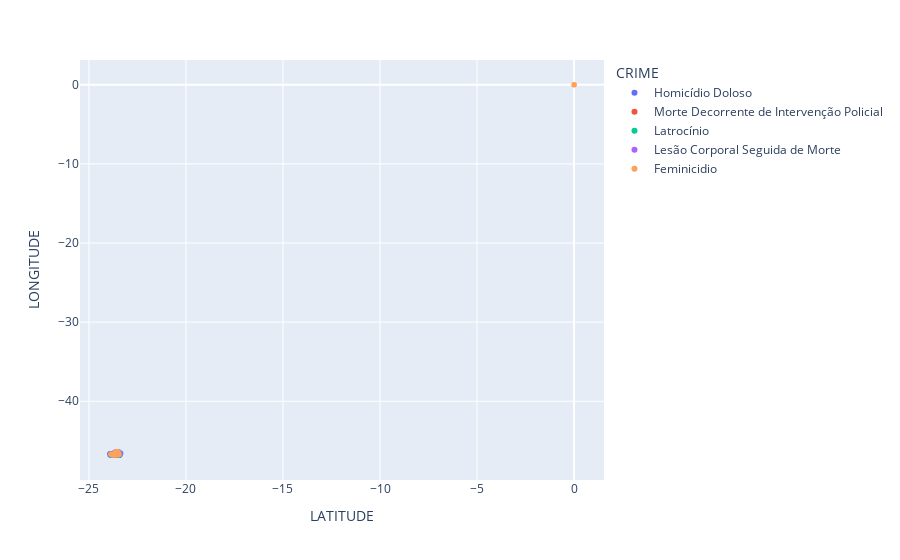

This figure's notebook cell:
### Code cell
fig = px.scatter(dfClean, x="LATITUDE", y="LONGITUDE",color='CRIME')

fig.show()

### Figure 1 — Plotly figure (JSON) as saved in the notebook; plotly's stock layout.template omitted (floating-point values rounded to 4 significant figures; data arrays with more than 128 entries replaced by an {"elided": "..."} marker saying what was removed)
{"data": [{"hovertemplate": "CRIME=Homicídio Doloso<br>LATITUDE=%{x}<br>LONGITUDE=%{y}<extra></extra>", "legendgroup": "Homicídio Doloso", "marker": {"color": "#636efa", "symbol": "circle"}, "mode": "markers", "name": "Homicídio Doloso", "showlegend": true, "type": "scattergl", "x": {"elided": "1299 float values"}, "xaxis": "x", "y": {"elided": "1299 float values"}, "yaxis": "y"}, {"hovertemplate": "CRIME=Morte Decorrente de Intervenção Policial<br>LATITUDE=%{x}<br>LONGITUDE=%{y}<extra></extra>", "legendgroup": "Morte Decorrente de Intervenção Policial", "marker": {"color": "#EF553B", "symbol": "circle"}, "mode": "markers", "name": "Morte Decorrente de Intervenção Policial", "showlegend": true, "type": "scattergl", "x": [-23.46, -23.56, -23.6, -23.65, -23.65, -23.59, -23.58, -23.68, -23.59, -23.61, -23.62, -23.58, -23.66, -23.49, -23.55, -23.62, -23.63, -23.64, -23.67, -23.54, -23.59, -23.55, -23.46, -23.6, -23.51, -23.56, -23.54, -23.51, -23.55, -23.55, -23.61, -23.46, -23.5, -23.5, -23.63, -23.48, -23.48, -23.54, -23.52, -23.61, -23.59, -23.43, -23.55, -23.64, -23.58, -23.63, -23.5, -23.61, -23.59, -23.57, -23.76, -23.65, -23.65, -23.53, -23.53, -23.53, -23.54, -23.64, -23.8, -23.52, -23.5, -23.5, -23.54, -23.62, -23.62, -23.56, -23.61, -23.46, -23.6, -23.65, -23.62, -23.6, -23.64, -23.63, -23.52, -23.6, -23.56, -23.53, -23.55], "xaxis": "x", "y": [-46.58, -46.4, -46.8, -46.79, -46.79, -46.48, -46.5, -46.79, -46.6, -46.49, -46.45, -46.4, -46.75, -46.45, -46.62, -46.47, -46.44, -46.75, -46.8, -46.74, -46.75, -46.49, -46.69, -46.51, -46.45, -46.62, -46.74, -46.74, -46.43, -46.62, -46.59, -46.59, -46.41, -46.41, -46.45, -46.47, -46.47, -46.58, -46.68, -46.44, -46.59, -46.59, -46.75, -46.76, -46.49, -46.61, -46.54, -46.59, -46.78, -46.4, -46.67, -46.78, -46.78, -46.43, -46.43, -46.43, -46.62, -46.78, -46.7, -46.52, -46.58, -46.68, -46.56, -46.41, -46.41, -46.42, -46.54, -46.76, -46.39, -46.61, -46.42, -46.51, -46.67, -46.48, -46.46, -46.73, -46.63, -46.47, -46.74], "yaxis": "y"}, {"hovertemplate": "CRIME=Latrocínio<br>LATITUDE=%{x}<br>LONGITUDE=%{y}<extra></extra>", "legendgroup": "Latrocínio", "marker": {"color": "#00cc96", "symbol": "circle"}, "mode": "markers", "name": "Latrocínio", "showlegend": true, "type": "scattergl", "x": {"elided": "151 float values"}, "xaxis": "x", "y": {"elided": "151 float values"}, "yaxis": "y"}, {"hovertemplate": "CRIME=Lesão Corporal Seguida de Morte<br>LATITUDE=%{x}<br>LONGITUDE=%{y}<extra></extra>", "legendgroup": "Lesão Corporal Seguida de Morte", "marker": {"color": "#ab63fa", "symbol": "circle"}, "mode": "markers", "name": "Lesão Corporal Seguida de Morte", "showlegend": true, "type": "scattergl", "x": [-23.67, -23.52, -23.54, -23.54, -23.54, -23.48, -23.54, -23.54, -23.47, -23.48, -23.77, -23.56, -23.51, -23.56, -23.52, -23.65, -23.68, -23.49, -23.53, -23.59, -23.64, -23.62, -23.67, -23.76, -23.6, -23.5, -23.5, -23.45, -23.52, -23.53, -23.68, -23.56, -23.49, -23.52, -23.53, -23.64, -23.44, -23.53, -23.51, -23.53, -23.56, -23.65, -23.61, -23.56, -23.49, -23.53, -23.46, -23.42, -23.62, -23.59, -23.57, -23.57, -23.54, -23.68, -23.72, -23.5, -23.54, -23.68, -23.54, -23.55], "xaxis": "x", "y": [-46.71, -46.43, -46.65, -46.63, -46.61, -46.67, -46.65, -46.65, -46.7, -46.68, -46.68, -46.67, -46.63, -46.64, -46.47, -46.66, -46.68, -46.46, -46.4, -46.4, -46.75, -46.72, -46.65, -46.69, -46.64, -46.47, -46.47, -46.7, -46.57, -46.57, -46.78, -46.67, -46.48, -46.48, -46.64, -46.45, -46.72, -46.44, -46.62, -46.43, -46.67, -46.76, -46.72, -46.62, -46.63, -46.57, -46.69, -46.58, -46.49, -46.57, -46.51, -46.41, -46.41, -46.64, -46.67, -46.41, -46.65, -46.75, -46.44, -46.41], "yaxis": "y"}, {"hovertemplate": "CRIME=Feminicidio<br>LATITUDE=%{x}<br>LONGITUDE=%{y}<extra></extra>", "legendgroup": "Feminicidio", "marker": {"color": "#FFA15A", "symbol": "circle"}, "mode": "markers", "name": "Feminicidio", "showlegend": true, "type": "scattergl", "x": [-23.68, -23.53, -23.55, -23.53, -23.5, -23.48, 0, -23.69, -23.6, -23.6, -23.48, -23.67, -23.52, -23.49, -23.82, -23.62, -23.54, -23.55, -23.55, -23.54, -23.54, -23.69, -23.52, -23.56, -23.53, -23.48, -23.63, -23.5, -23.73, -23.61, -23.47, -23.47, -23.52, -23.54, -23.74, -23.56, -23.87, -23.47, -23.61, -23.7, -23.56, -23.76, -23.45, -23.58, -23.62, -23.61, -23.69, -23.6, -23.69], "xaxis": "x", "y": [-46.78, -46.43, -46.48, -46.52, -46.73, -46.75, 0, -46.74, -46.63, -46.63, -46.57, -46.78, -46.39, -46.57, -46.71, -46.43, -46.6, -46.42, -46.42, -46.64, -46.62, -46.63, -46.42, -46.4, -46.66, -46.68, -46.45, -46.47, -46.78, -46.72, -46.69, -46.67, -46.58, -46.54, -46.67, -46.63, -46.68, -46.71, -46.58, -46.77, -46.6, -46.68, -46.71, -46.58, -46.45, -46.73, -46.71, -46.48, -46.79], "yaxis": "y"}], "layout": {"legend": {"title": {"text": "CRIME"}, "tracegroupgap": 0}, "margin": {"t": 60}, "xaxis": {"anchor": "y", "domain": [0, 1], "title": {"text": "LATITUDE"}}, "yaxis": {"anchor": "x", "domain": [0, 1], "title": {"text": "LONGITUDE"}}}}
